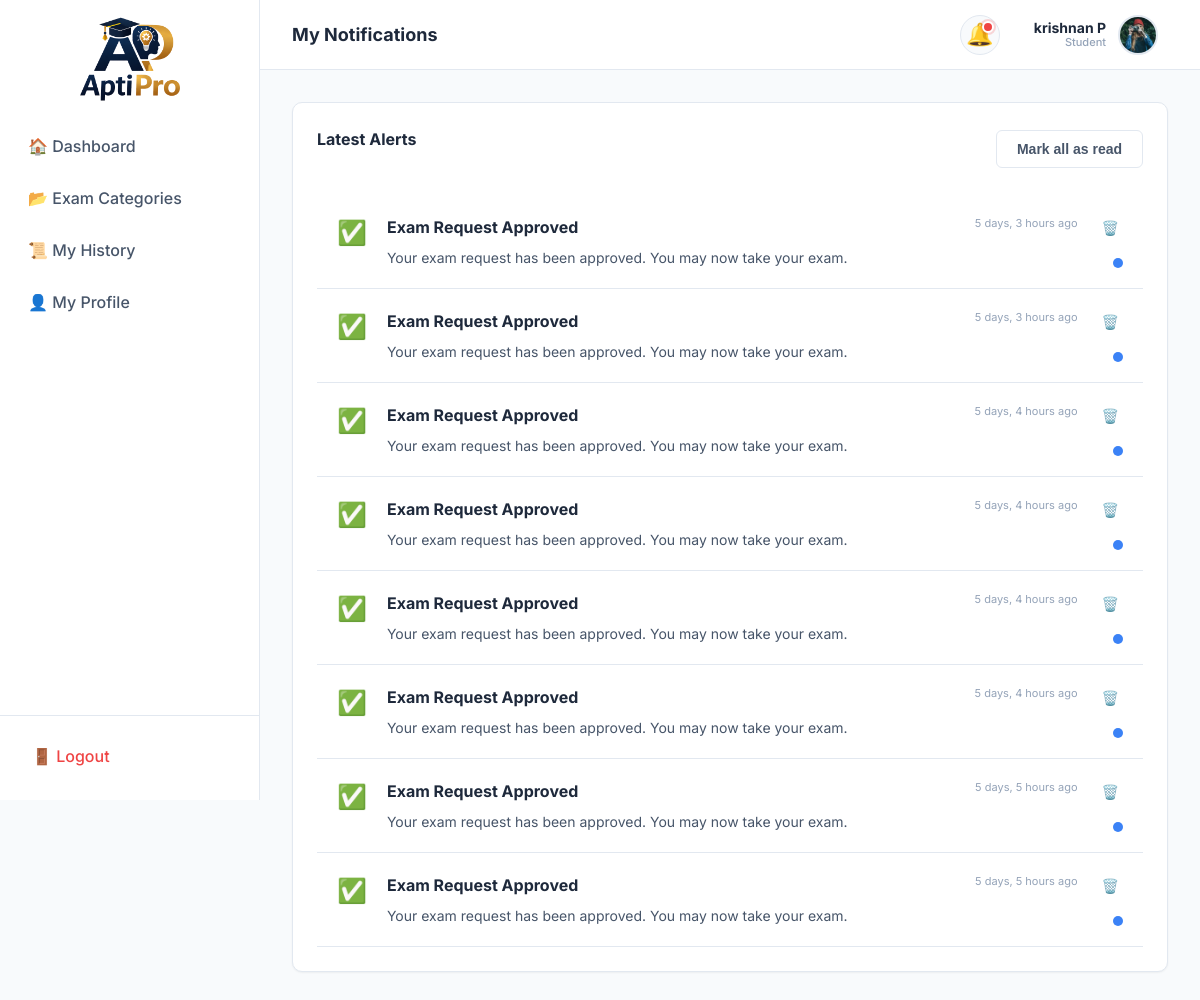
The page /student/notifications/ (signed in) on the database its author committed.
### exams/models.py (models this page shows, shortened)
class CustomUser(AbstractUser):
    class Role(models.TextChoices):
        STUDENT = 'Student', 'Student'
        ADMIN = 'Admin', 'Admin'
    role = models.CharField(
        max_length=10,
        choices=Role.choices,
        default=Role.STUDENT,
        db_index=True,
        help_text='Determines UI experience. Admin dashboard requires is_superuser.',
    )
    whatsapp_number = models.CharField(
        max_length=15,
        blank=True,
        validators=[
            RegexValidator(
                regex=r'^\+?1?\d{9,15}$',
                message='WhatsApp number must be 9-15 digits, optionally starting with +.',
            )
        ],
        help_text='WhatsApp number for direct contact.',
    )
    phone_number = models.CharField(
        max_length=15,
        blank=True,
        validators=[
            RegexValidator(
                regex=r'^\+?1?\d{9,15}$',
                message='Phone number must be 9-15 digits, optionally starting with +.',
            )
        ],
        help_text='Primary contact number.',
    )
    profile_photo = models.ImageField(
        upload_to='profile_photos/%Y/%m/',
        blank=True,
        null=True,
        help_text='Student profile picture.',
    )
    date_of_birth = models.DateField(
        blank=True,
        null=True,
        help_text='Student date of birth.',
    )
    address = models.TextField(
        blank=True,
        help_text='Full postal address.',
    )
    institution = models.CharField(
        max_length=200,
        blank=True,
        help_text='School / college / university name.',
    )
    @property
    def name(self):
        if self.first_name and self.last_name:
            return f"{self.first_name} {self.last_name}"
        return self.first_name or self.username
    class Meta:
        verbose_name = 'User'
        verbose_name_plural = 'Users'
        ordering = ['-date_joined']
        indexes = [
            models.Index(fields=['role'], name='idx_user_role'),
            models.Index(fields=['-date_joined'], name='idx_user_joined'),
            models.Index(fields=['email'], name='idx_user_email'),
        ]

class Notification(models.Model):
    class NotificationType(models.TextChoices):
        APPROVAL = 'Approval', 'Approval'
        REJECTION = 'Rejection', 'Rejection'
        INFO = 'Info', 'Information'
        RESULT = 'Result', 'Result Available'
    id = models.UUIDField(
        primary_key=True,
        default=uuid.uuid4,
        editable=False,
    )
    recipient = models.ForeignKey(
        settings.AUTH_USER_MODEL,
        on_delete=models.CASCADE,
        related_name='notifications',
        help_text='User who receives this notification.',
    )
    notification_type = models.CharField(
        max_length=15,
        choices=NotificationType.choices,
        default=NotificationType.INFO,
        db_index=True,
    )
    title = models.CharField(
        max_length=200,
        help_text='Short notification title.',
    )
    message = models.TextField(
        help_text='Full notification message body.',
    )
    is_read = models.BooleanField(
        default=False,
        db_index=True,
        help_text='Whether the recipient has read this notification.',
    )
    created_at = models.DateTimeField(auto_now_add=True, db_index=True)
    class Meta:
        verbose_name = 'Notification'
        verbose_name_plural = 'Notifications'
        ordering = ['-created_at']
        indexes = [
            models.Index(fields=['recipient', '-created_at'], name='idx_notif_recip_date'),
            models.Index(fields=['recipient', 'is_read', '-created_at'], name='idx_notif_unread'),
        ]
    @classmethod
    def unread_count(cls, user):
        return cls.objects.filter(recipient=user, is_read=False).count()

### exams/views.py (the view)
# urls.py: path('student/notifications/', views.StudentNotificationsView.as_view(), name='student_notifications'),
class StudentNotificationsView(StudentRequiredMixin, ListView):
    template_name = 'exams/student/notifications.html'
    context_object_name = 'notifications'
    paginate_by = 20
    def get_queryset(self):
        return Notification.objects.filter(
            recipient=self.request.user
        ).order_by('-created_at')
    def get_context_data(self, **kwargs):
        ctx = super().get_context_data(**kwargs)
        ctx['unread_count'] = Notification.unread_count(self.request.user)
        return ctx

### exams/mixins.py (called while the page is built)
    def test_func(self):
        user = self.request.user
        return user.is_authenticated and user.role == 'Student' and not user.is_superuser

### templates/exams/student/notifications.html (shortened to what this page needs)
{% extends 'base.html' %}
{% block page_title %}My Notifications{% endblock %}
{% block content %}
<div class="card" style="max-width: 900px; margin: 0 auto;">
    <div style="display: flex; justify-content: space-between; align-items: center; margin-bottom: 24px;">
        <div class="card-title">Latest Alerts</div>
        {% if unread_count > 0 %}
            <form method="post" action="{% url 'mark_all_read' %}">
                <button type="submit" class="btn btn-outline btn-sm">Mark all as read</button>
            </form>
        {% endif %}
    </div>
    <div class="notification-list">
        {% for notif in notifications %}
            <div class="notification-card {% if not notif.is_read %}unread{% endif %}"
                 style="display: flex; gap: 20px; padding: 20px; border-bottom: 1px solid var(--border-color); position: relative; transition: background 0.2s;">
                <div style="font-size: 24px;">
                    {% if notif.notification_type == 'Approval' %}✅
                    {% elif notif.notification_type == 'Rejection' %}❌
                    {% else %}ℹ️{% endif %}
                </div>
                <div style="flex: 1;">
                    <div style="display: flex; justify-content: space-between; align-items: flex-start;">
                        <h4 style="margin: 0; font-size: 16px; font-weight: 700;">{{ notif.title }}</h4>
                        <span style="font-size: 11px; color: var(--text-muted);">{{ notif.created_at|timesince }} ago</span>
                    </div>
                    <p style="margin: 8px 0 0; font-size: 14px; color: var(--text-secondary); line-height: 1.5;">
                        {{ notif.message }}
                    </p>
                </div>
                <div style="display: flex; flex-direction: column; align-items: flex-end; justify-content: space-between; gap: 10px;">
                    <form method="post" action="{% url 'delete_notification' notif.id %}" style="display: inline;">
                        <button type="submit" class="btn btn-sm" style="background: transparent; color: var(--accent-danger); border: none; padding: 4px; border-radius: 4px; cursor: pointer;" title="Delete Notification">🗑️</button>
                    </form>
                    {% if not notif.is_read %}
                        <div style="width: 10px; height: 10px; border-radius: 50%; background: var(--accent-primary);" title="Unread"></div>
                    {% endif %}
                </div>
            </div>
        {% empty %}
            <div style="text-align: center; padding: 60px; color: var(--text-muted);">
                <div style="font-size: 48px; margin-bottom: 16px;">🔕</div>
                <p>No new notifications to show.</p>
            </div>
        {% endfor %}
    </div>
</div>
{% endblock %}

### templates/base.html (shortened to what this page needs)
{% load static %}
<!DOCTYPE html>
<html lang="en">
<head>
  <link rel="stylesheet" href="{% static 'css/style.css' %}">
</head>
<body class="{% block body_class %}{% endblock %}">
  <div class="app-container">
    {% if user.is_authenticated %}
    <div class="sidebar" id="sidebar">
      <div class="brand" style="display: flex; justify-content: center; margin-top: -3.5rem;margin-bottom: -4rem;">
        <img src="{% static 'images/logo.png' %}" alt="Aptipro Logo"
          style="height: 150px; width: 200px; object-fit: contain;">
      </div>
      <nav class="sidebar-nav">
        {% if user.is_superuser %}
        <a href="{% url 'admin_dashboard' %}"
          class="nav-link {% if request.resolver_match.url_name == 'admin_dashboard' %}active{% endif %}">📊
          Dashboard</a>
        <a href="{% url 'admin_categories' %}"
          class="nav-link {% if 'category' in request.resolver_match.url_name %}active{% endif %}">📁 Categories</a>
        <a href="{% url 'admin_students' %}"
          class="nav-link {% if 'student' in request.resolver_match.url_name %}active{% endif %}">👥 Students</a>
        <a href="{% url 'admin_exam_requests' %}"
          class="nav-link {% if 'request' in request.resolver_match.url_name %}active{% endif %}">⚖️ Requests</a>
        <a href="{% url 'admin_results' %}"
          class="nav-link {% if 'result' in request.resolver_match.url_name %}active{% endif %}">🏅 Results</a>
        {% else %}
        <a href="{% url 'student_dashboard' %}"
          class="nav-link {% if request.resolver_match.url_name == 'student_dashboard' %}active{% endif %}">🏠
          Dashboard</a>
        <a href="{% url 'student_categories' %}"
          class="nav-link {% if 'category' in request.resolver_match.url_name %}active{% endif %}">📂 Exam
          Categories</a>
        <a href="{% url 'student_history' %}"
          class="nav-link {% if 'history' in request.resolver_match.url_name %}active{% endif %}">📜 My History</a>
        <a href="{% url 'student_profile' %}"
          class="nav-link {% if 'profile' in request.resolver_match.url_name %}active{% endif %}">👤 My Profile</a>
        {% endif %}
      </nav>
      <div style="padding: 16px; border-top: 1px solid var(--border-color);">
        <a href="{% url 'logout' %}" class="nav-link" style="color: var(--accent-danger);">🚪 Logout</a>
      </div>
    </div>
    {% endif %}
    <div class="main-content">
      {% if user.is_authenticated %}
      <header class="header">
        <h1 style="font-size: 18px; font-weight: 700; color: var(--text-primary);">
          {% block page_title %}Dashboard{% endblock %}
        </h1>
        <div class="header-actions">
          <div class="notification-container" id="notifContainer">
            <div class="notification-bell" onclick="toggleNotifDropdown(event)">
              🔔 {% if unread_count > 0 %}<span class="notification-badge" id="notifBadge"></span>{% endif %}
            </div>
          </div>
          <div class="user-meta" id="userMenuTrigger" onclick="toggleUserDropdown(event)">
            <div class="user-profile-trigger">
              <div class="user-info-text">
                <span class="user-name">{{ user.name|default:user.username }}</span>
                <span class="user-role">{{ user.get_role_display }}</span>
              </div>
              {% if user.profile_photo %}
              <img src="{{ user.profile_photo.url }}" alt="Profile" class="profile-circle">
              {% else %}
              <div class="profile-placeholder">{{ user.username.0|upper }}</div>
              {% endif %}
            </div>
          </div>
        </div>
      </header>
      {% endif %}
      <main class="content-body">
        {% block content %}{% endblock %}
      </main>
    </div>
  </div>
</body>
</html>

### templates/exams/student/notifications.html (style rules this page uses)
.notification-card.unread { background: rgba(var(--accent-primary-rgb), 0.05); }
.notification-card:last-child { border-bottom: none; }

### rows shown on the page
CustomUser: name "krishnan P", role "Student", profile_photo (picture)
Notification: title "Exam Request Approved", created_at "5 days, 3 hours", message "Your exam request has been approved. You may now take your exam.", is_read False (drawn)
Notification: title "Exam Request Approved", created_at "5 days, 3 hours", message "Your exam request has been approved. You may now take your exam.", is_read False (drawn)
Notification: title "Exam Request Approved", created_at "5 days, 4 hours", message "Your exam request has been approved. You may now take your exam.", is_read False (drawn)
Notification: title "Exam Request Approved", created_at "5 days, 4 hours", message "Your exam request has been approved. You may now take your exam.", is_read False (drawn)
Notification: title "Exam Request Approved", created_at "5 days, 4 hours", message "Your exam request has been approved. You may now take your exam.", is_read False (drawn)
Notification: title "Exam Request Approved", created_at "5 days, 4 hours", message "Your exam request has been approved. You may now take your exam.", is_read False (drawn)
Notification: title "Exam Request Approved", created_at "5 days, 5 hours", message "Your exam request has been approved. You may now take your exam.", is_read False (drawn)
Notification: title "Exam Request Approved", created_at "5 days, 5 hours", message "Your exam request has been approved. You may now take your exam.", is_read False (drawn)
